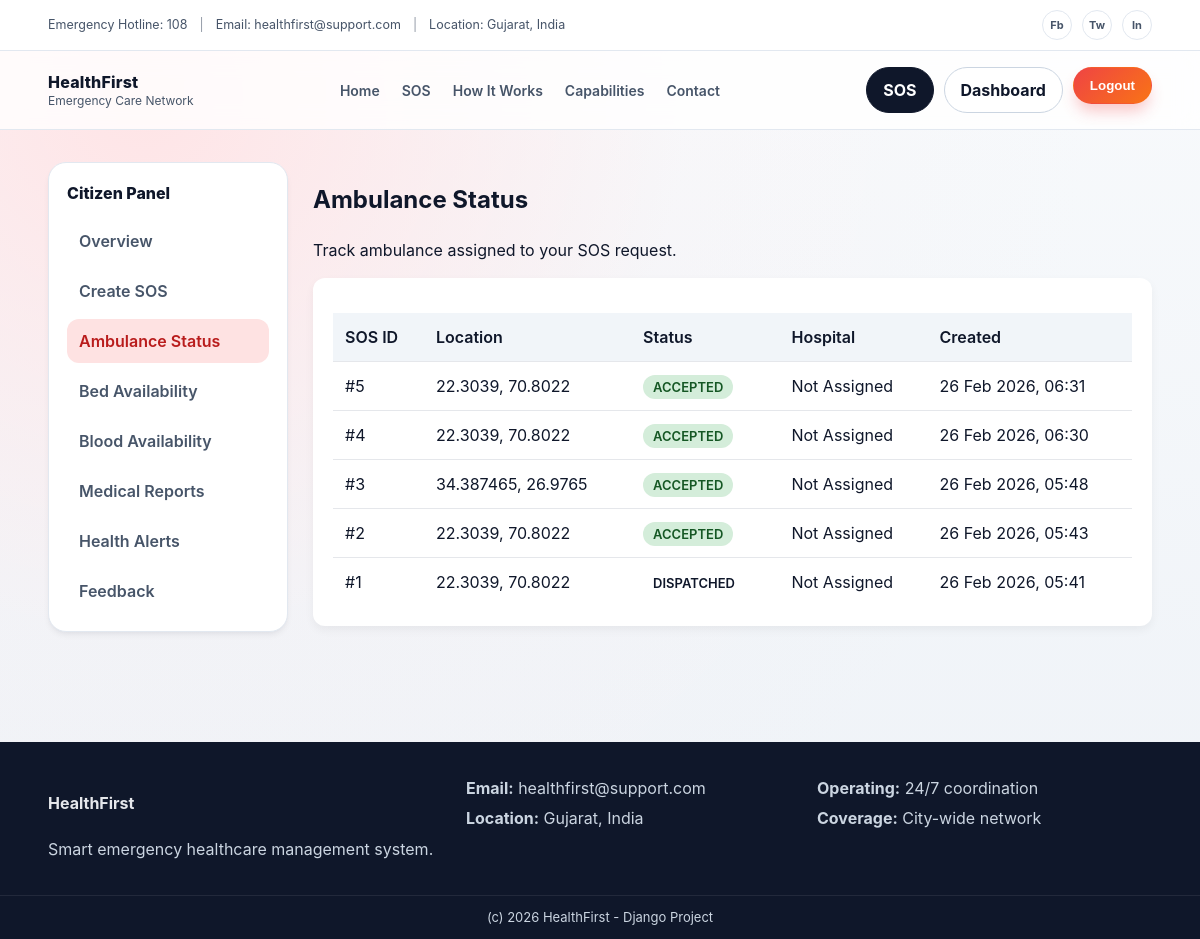
/ambulance/status/ (signed in), run on the app's committed database.
### sos/models.py (models this page shows, shortened)
class SOSRequest(models.Model):
    STATUS_CHOICES = [
        ("PENDING", "Pending"),
        ("ACCEPTED", "Accepted"),
        ("DISPATCHED", "Ambulance Dispatched"),
        ("ON_ROUTE", "On Route"),
        ("COMPLETED", "Completed"),
    ]
    citizen = models.ForeignKey(
        settings.AUTH_USER_MODEL,
        on_delete=models.CASCADE,
        related_name="sos_requests"
    )
    accepted_by = models.ForeignKey(
        Hospital,
        on_delete=models.SET_NULL,
        null=True,
        blank=True,
        related_name="accepted_sos"
    )
    latitude = models.FloatField()
    longitude = models.FloatField()
    description = models.TextField(blank=True, null=True)
    status = models.CharField(
        max_length=20,
        choices=STATUS_CHOICES,
        default="PENDING"
    )
    created_at = models.DateTimeField(auto_now_add=True)

### ambulances/views.py (the view)
# urls.py: path("status/", views.ambulance_status, name="ambulance_status"),
@login_required
def ambulance_status(request):
    sos_requests = SOSRequest.objects.filter(citizen=request.user).order_by("-created_at")
    return render(
        request,
        "ambulances/ambulance_status.html",
        {"sos_requests": sos_requests}
    )

### templates/ambulances/ambulance_status.html (shortened to what this page needs)
{% extends "base.html" %}
{% block content %}
<section class="dash">
<div class="container dash-layout">
<aside class="dash-sidebar">
<div class="dash-brand">Citizen Panel</div>
<nav class="dash-menu">
<a href="{% url 'dashboard' %}">Overview</a>
<a href="{% url 'raise_sos' %}">Create SOS</a>
<a class="active" href="{% url 'ambulance_status' %}">Ambulance Status</a>
<a href="{% url 'hospitals:view_beds' %}">Bed Availability</a>
<a href="{% url 'bloodbank:view_bloods' %}">Blood Availability</a>
<a href="{% url 'my_reports' %}">Medical Reports</a>
<a href="{% url 'citizen_alerts' %}">Health Alerts</a>
<a href="{% url 'feedback:submit_feedback' %}">Feedback</a>
</nav>
</aside>
<div class="dash-content">
<div class="dash-head">
<h1>Ambulance Status</h1>
<p class="muted">Track ambulance assigned to your SOS request.</p>
</div>
<div class="status-card">
<table class="status-table">
<thead>
<tr>
<th>SOS ID</th>
<th>Location</th>
<th>Status</th>
<th>Hospital</th>
<th>Created</th>
</tr>
</thead>
<tbody>
{% for sos in sos_requests %}
<tr>
<td>#{{ sos.id }}</td>
<td>
{{ sos.latitude }}, {{ sos.longitude }}
</td>
<td>
<span class="badge {{ sos.status|lower }}">
{{ sos.status }}
</span>
</td>
<td>
{{ sos.accepted_by|default:"Not Assigned" }}
</td>
<td>
{{ sos.created_at|date:"d M Y, H:i" }}
</td>
</tr>
{% empty %}
<tr>
<td colspan="5" style="text-align:center;padding:20px;">
No SOS requests yet.
</td>
</tr>
{% endfor %}
</tbody>
</table>
</div>
</div>
</div>
</section>
{% endblock %}

### static/css/main.css (style rules this page uses)
:root { --brand: #ef4444; --brand-dark: #c81e1e; --midnight: #0f172a; --slate: #475569; --bg: #f7fafc; --panel: #ffffff; --border: #e2e8f0; --shadow: 0 20px 25px -5px rgba(15, 23, 42, 0.1), 0 8px 10px -6px rgba(15, 23, 42, 0.05); --shadow-soft: 0 4px 6px -1px rgba(15, 23, 42, 0.06), 0 2px 4px -2px rgba(15, 23, 42, 0.04); }
* { box-sizing: border-box; -webkit-font-smoothing: antialiased; }
body { margin: 0; font-family: 'Inter', Manrope, "Segoe UI", Arial, sans-serif; color: var(--midnight); background: radial-gradient(circle at 12% 10%, #ffe4e6 0%, rgba(255, 228, 230, 0.1) 40%, transparent 70%), linear-gradient(180deg, #f8fafc 0%, #eef2f7 100%); line-height: 1.5; }
a { text-decoration: none; color: inherit; transition: all 0.2s ease; }
.container { width: min(1150px, 92%); margin: auto; }
.dash { padding: 32px 0 70px; }
.dash-layout { display: grid; grid-template-columns: 240px 1fr; gap: 20px; align-items: start; }
.dash-content { width:100%; min-width:0; }
.dash-sidebar { background: var(--panel); border: 1px solid var(--border); border-radius: 18px; padding: 18px; box-shadow: var(--shadow-soft); position: sticky; top: 110px; height: fit-content; align-self: start; }
.dash-brand { font-weight: 800; margin-bottom: 14px; }
.dash-menu { display: flex; flex-direction: column; gap: 6px; }
.dash-menu a { padding: 10px 12px; border-radius: 12px; font-weight: 600; color: var(--slate); }
.dash-menu a.active { background: #fee2e2; color: #b91c1c; }

### templates/ambulances/ambulance_status.html (style rules this page uses)
.dash-layout { display:flex; gap:25px; align-items:flex-start; }
.dash-sidebar { width:240px; flex-shrink:0; }
.dash-content { flex:1; }
.status-card { background:#fff; padding:20px; border-radius:12px; box-shadow:0 4px 10px rgba(0,0,0,0.05); }
.status-table { width:100%; border-collapse:collapse; margin-top:15px; }
.status-table th { background:#f1f5f9; padding:12px; text-align:left; font-weight:600; }
.status-table td { padding:12px; border-top:1px solid #e5e7eb; }
.badge { padding:4px 10px; border-radius:20px; font-size:13px; font-weight:600; }
.badge.accepted { background:#d4edda; color:#155724; }

### data on the page
SOSRequest: id "5", latitude "22.3039", longitude "70.8022", status "ACCEPTED", accepted_by "Not Assigned", created_at "26 Feb 2026, 06:31"
SOSRequest: id "4", latitude "22.3039", longitude "70.8022", status "ACCEPTED", accepted_by "Not Assigned", created_at "26 Feb 2026, 06:30"
SOSRequest: id "3", latitude "34.387465", longitude "26.9765", status "ACCEPTED", accepted_by "Not Assigned", created_at "26 Feb 2026, 05:48"
SOSRequest: id "2", latitude "22.3039", longitude "70.8022", status "ACCEPTED", accepted_by "Not Assigned", created_at "26 Feb 2026, 05:43"
SOSRequest: id "1", latitude "22.3039", longitude "70.8022", status "DISPATCHED", accepted_by "Not Assigned", created_at "26 Feb 2026, 05:41"
